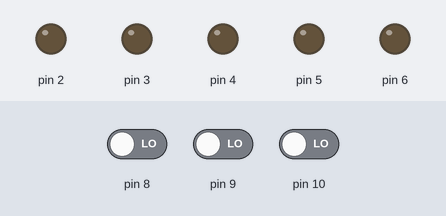
The sketch below on a simulated Arduino Uno, built with avr-gcc and run on an emulated ATmega328P. On the bench: output pins drawn as LEDs (lit = HIGH). Dashed ring = blinking. The inputs (shaded band) are chosen by the test bench; at power-on: pin 8 LOW, pin 9 LOW, pin 10 LOW.

Above: at 1.2 s.
1.3 s: pin 8 driven HIGH
At 1.7 s:
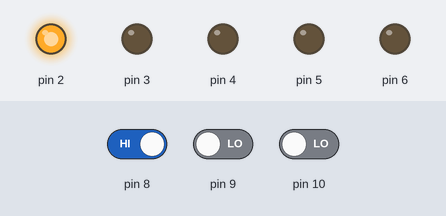
4.3 s: pin 8 driven LOW
At 4.7 s:
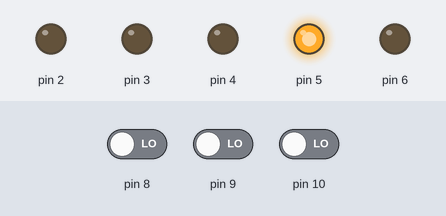
7.3 s: pin 9 driven HIGH
At 9.7 s:
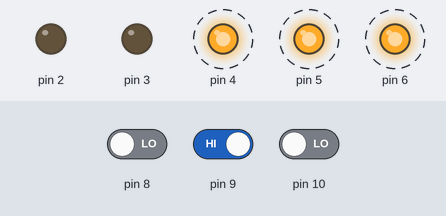
10.3 s: pin 9 driven LOW
At 10.7 s:
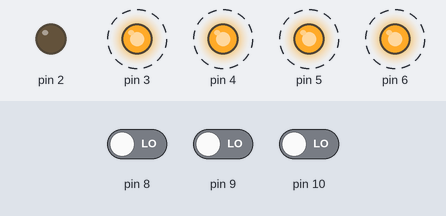
Timing chart, 0 to 13.3 s (numbered marks = the images above; inputs shaded):
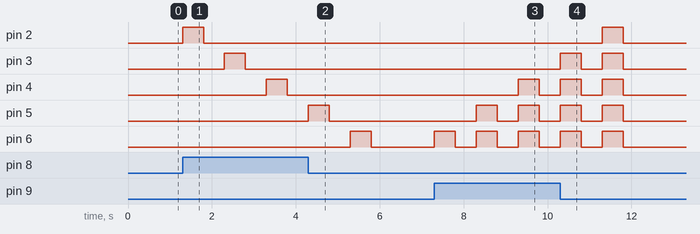

Measured:
- after the input at 1.3 s, pin 2: LOW → HIGH at once, → LOW 0.50 s later; pin 3: LOW → HIGH after 1.0 s, → LOW 0.50 s later; pin 4: LOW → HIGH after 2.0 s, → LOW 0.50 s later
- after the input at 4.3 s, pin 2: stays LOW (without the input it goes to HIGH after 2.0 s)
- after the input at 7.3 s, pin 4: LOW → HIGH after 2.0 s, → LOW 0.50 s later; pin 5: alternates HIGH for 0.50 s and LOW for 0.50 s, starting after 1.0 s; pin 6: alternates HIGH for 0.50 s and LOW for 0.50 s, starting at once
- after the input at 10.3 s, pin 5, pin 6: goes on until 11.8 s, then stays LOW

The sketch:

epic_leelo1.ino
```cpp
#define buton1 digitalRead (8)
#define buton2 digitalRead (9)
#define buton3 digitalRead (10)
void setup() {
  pinMode(8, INPUT);
  pinMode(9, INPUT);
  pinMode(10, INPUT);

  pinMode(2, OUTPUT);
  pinMode(3, OUTPUT);
  pinMode(4, OUTPUT);
  pinMode(5, OUTPUT);
  pinMode(6, OUTPUT);

}

void loop() {
  if(buton1){
    Button1(500);
  }else if(buton2){
    Button2(500);
  }else if(buton3){
    Button3(500);
  }

}

void Button1(int time){
  for(int i=2; i<=6; i++){
    digitalWrite(i, HIGH);
    delay(time);
    digitalWrite(i,LOW);
    delay(time);
  }
}

void Button2(int time){
  for(int i=6; i>=2; i--){
    if(i==6){
      digitalWrite(6, HIGH);
      delay(time);
      digitalWrite(6,LOW);
      delay(time);
    }else if(i==5){
      digitalWrite(6, HIGH);
      digitalWrite(5, HIGH);
      delay(time);
      digitalWrite(6,LOW);
      digitalWrite(5,LOW);
      delay(time);
    }else if(i==4){
      digitalWrite(6, HIGH);
      digitalWrite(5, HIGH);
      digitalWrite(4, HIGH);
      delay(time);
      digitalWrite(6,LOW);
      digitalWrite(5,LOW);
      digitalWrite(4, LOW);
      delay(time);
    }else if(i==3){
      digitalWrite(6, HIGH);
      digitalWrite(5, HIGH);
      digitalWrite(4, HIGH);
      digitalWrite(3, HIGH);
      delay(time);
      digitalWrite(6,LOW);
      digitalWrite(5,LOW);
      digitalWrite(4, LOW);
      digitalWrite(3,LOW);
      delay(time);
    }else if(i==2){
      digitalWrite(6, HIGH);
      digitalWrite(5, HIGH);
      digitalWrite(4, HIGH);
      digitalWrite(3, HIGH);
      digitalWrite(2, HIGH);
      delay(time);
      digitalWrite(6,LOW);
      digitalWrite(5,LOW);
      digitalWrite(4, LOW);
      digitalWrite(3,LOW);
      digitalWrite(2,LOW);
      delay(time);
    }
  }
}
void Button3(int time){
  for(int i=0; i<10; i++){
    digitalWrite(2, HIGH);
    digitalWrite(3, HIGH);
    digitalWrite(4, HIGH);
    digitalWrite(5, HIGH);
    digitalWrite(6, HIGH);
    delay(time);
    digitalWrite(2,LOW);
    digitalWrite(3,LOW);
    digitalWrite(4, LOW);
    digitalWrite(5,LOW);
    digitalWrite(6,LOW);
    delay(time);
  }
}
```
